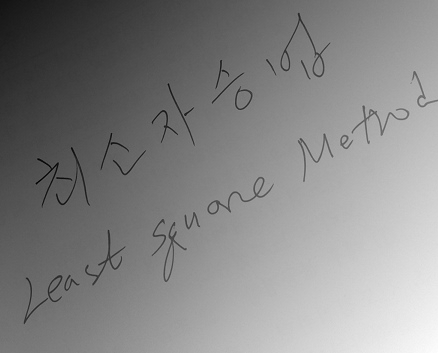
//> input picture sample_text.png, 438 x 353 px
$ ./least_squares   (built with g++ and OpenCV 4)
//> lines starting //> are read from the running program, lines starting //| are printed output that depends on the picture; after the words box and inside, x2 and y2 are one past the last pixel; in counts of white or black regions, pixels touching at a corner belong together
//> further down, image is the input picture: 353 rows x 438 cols, CV_8UC1; min 0, max 255, mean 132.6
#include <opencv2/opencv.hpp>
#include <vector>

using namespace cv;
using namespace std;

// Function to fit a quadratic polynomial surface to the background
void fitQuadraticSurface(const Mat& src, Mat& dst) {
    // Collect data points
    vector<Point3f> points;
    for (int y = 0; y < src.rows; ++y) {
        for (int x = 0; x < src.cols; ++x) {
            points.push_back(Point3f((float)x, (float)y, src.at<uchar>(y, x)));
        }
    }
//> after the loop, points = 154614 items
    int npts = (int)points.size();
//> npts = 154614

    // Fit a quadratic surface: f(x, y) = ax^2 + by^2 + cxy + dx + ey + f
    Mat A(npts, 6, CV_32F);
    Mat B(npts, 1, CV_32F);
    for (int i = 0; i < npts; i++) {
        float x = points[i].x;
        float y = points[i].y;
        float z = points[i].z;

        A.at<float>(i, 0) = x * x;
        A.at<float>(i, 1) = y * y;
        A.at<float>(i, 2) = x * y;
        A.at<float>(i, 3) = x;
        A.at<float>(i, 4) = y;
        A.at<float>(i, 5) = 1;
        B.at<float>(i, 0) = z;
    }
//> this loop made 154614 passes
//> z on passes 1 to 3: 19, 19, 20

    Mat coeffs;
    solve(A, B, coeffs, DECOMP_SVD);
//> coeffs = [7.42e-05, -2.28e-05, 0.000105, 0.261, 0.253, 23.18]

    // Create the background model
    Mat bkg = A * coeffs;
    dst = bkg.reshape(0, src.rows);
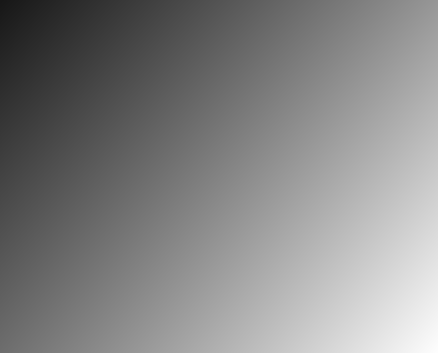
//> dst: 353 rows x 438 cols, CV_32FC1; min 23.18, max 253.8, mean 132.6
}

int main(int argc, char** argv) {
    Mat image = imread("sample_text.png", IMREAD_GRAYSCALE);
    if (image.empty()) {
        cout << "Error: Could not open or find the image!" << endl;
        return -1;
    }

    // Fit and remove the background
    Mat background, corrected, binary;
    fitQuadraticSurface(image, background);
    background.convertTo(background, CV_8U);
    subtract(background, image, corrected);
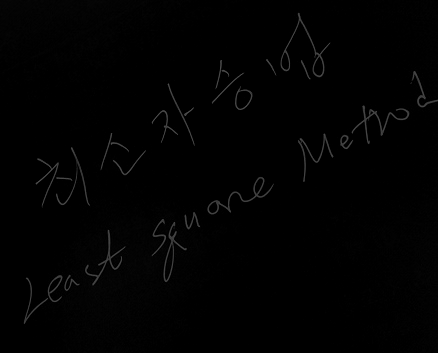
//> corrected: 353 rows x 438 cols, CV_8UC1; min 0, max 79, mean 1.7
    threshold(corrected, binary, 0, 255, THRESH_BINARY | THRESH_OTSU);
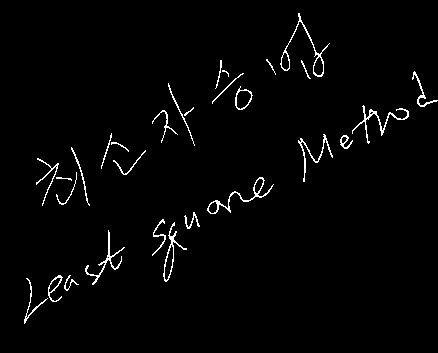
//> binary: 353 rows x 438 cols, CV_8UC1; 2% white in thin lines or dots, all inside (x1, y1, x2, y2) = (24, 13, 438, 324)

    // Display results
    imshow("Original Image", image);
    imshow("Background", background);
    imshow("Corrected Image", corrected);
    imshow("Binary Image", binary);

    waitKey(0);
    return 0;
}

$ run again, with sample_circle.png copied over sample_text.png
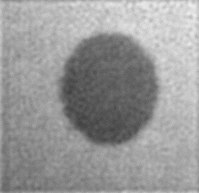
//> input picture sample_circle.png, 199 x 193 px
//> image is the input picture: 193 rows x 199 cols, CV_8UC1; min 64, max 241, mean 152.8
//> after the loop in fitQuadraticSurface, `for (int y = 0; y < src.rows; ++y)`: points = 38407 items
//> npts = 38407
//> the loop in fitQuadraticSurface, `for (int i = 0; i < npts; i++)` made 38407 passes
//> z on passes 1 to 3: 169, 160, 152
//> coeffs = [0.00507, 0.00516, 5.71e-05, -0.818, -1.27, 224.9]
//> `background.convertTo(background, CV_8U);`:
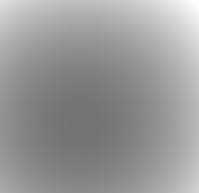
//> background: 193 rows x 199 cols, CV_8UC1; min 115, max 255, mean 152.8
//> `threshold(corrected, binary, 0, 255, THRESH_BINARY | THRESH_OTSU);`:
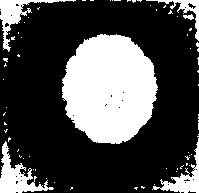
//> binary: 193 rows x 199 cols, CV_8UC1; 29.2% white; 72 white regions (66 under 20 px), largest, box (x1, y1, x2, y2) and area: (62, 34, 158, 144) 8065, (0, 141, 54, 193) 1006, (0, 0, 76, 52) 776, (152, 138, 199, 193) 679, (146, 0, 199, 41) 380, (183, 14, 194, 20) 39
